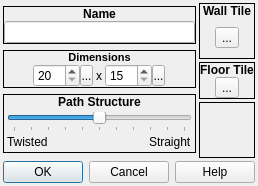
<?xml version="1.0" encoding="UTF-8"?>
<ui version="4.0">
 <class>RandomMapGenerator_Maze</class>
 <widget class="QDialog" name="RandomMapGenerator_Maze">
  <property name="geometry">
   <rect>
    <x>0</x>
    <y>0</y>
    <width>251</width>
    <height>186</height>
   </rect>
  </property>
  <property name="windowTitle">
   <string>Maze Generator</string>
  </property>
  <property name="windowIcon">
   <iconset resource="gui_icons.qrc">
    <normaloff>:/icons/openrpgmaker.png</normaloff>:/icons/openrpgmaker.png</iconset>
  </property>
  <property name="styleSheet">
   <string notr="true">.QFrame
{
	border-width: 1px;
	border-style: solid;
	border-color: palette(window-text);
}

.QFrame&gt;QLabel
{
	border-width: 0px;
	background-color: palette(window-text);
	color: palette(window);
	font-weight: bold;
}

.QFrame&gt;QCheckBox
{
	background-color: palette(window-text);
	border-width: 0px;
	border-style: none;
	color: palette(window);
	spacing: 3px;
	font-weight: bold;
	padding: 0px 0px 0px 3px;
}

.QFrame&gt;QCheckBox::indicator
{
	min-width: 8px;
	max-width: 8px;
	min-height: 8px;
	max-height: 8px;
	width: 8px;
	height: 8px;
	border-width: 2px;
	border-radius: 0px;
	border-style: ridge;
	border-color: palette(mid);
}

.QFrame&gt;QCheckBox::indicator:unchecked
{
	background-color: palette(base);
}

.QFrame&gt;QCheckBox::indicator:checked
{
	background-color: palette(window-text);
}

.QFrame&gt;QCheckBox::indicator:hover
{
	border-color: palette(highlight);
}</string>
  </property>
  <layout class="QVBoxLayout" name="verticalLayout_7">
   <property name="spacing">
    <number>3</number>
   </property>
   <property name="margin">
    <number>3</number>
   </property>
   <item>
    <layout class="QHBoxLayout" name="horizontalLayout_3">
     <property name="spacing">
      <number>3</number>
     </property>
     <item>
      <layout class="QVBoxLayout" name="verticalLayout_5">
       <property name="spacing">
        <number>3</number>
       </property>
       <item>
        <widget class="QFrame" name="frmName">
         <property name="sizePolicy">
          <sizepolicy hsizetype="Preferred" vsizetype="Fixed">
           <horstretch>0</horstretch>
           <verstretch>0</verstretch>
          </sizepolicy>
         </property>
         <property name="frameShape">
          <enum>QFrame::Box</enum>
         </property>
         <property name="frameShadow">
          <enum>QFrame::Plain</enum>
         </property>
         <layout class="QVBoxLayout" name="verticalLayout">
          <property name="spacing">
           <number>0</number>
          </property>
          <property name="margin">
           <number>0</number>
          </property>
          <item>
           <widget class="QLabel" name="lblName">
            <property name="sizePolicy">
             <sizepolicy hsizetype="Preferred" vsizetype="Fixed">
              <horstretch>0</horstretch>
              <verstretch>0</verstretch>
             </sizepolicy>
            </property>
            <property name="font">
             <font>
              <weight>75</weight>
              <bold>true</bold>
             </font>
            </property>
            <property name="text">
             <string>Name</string>
            </property>
            <property name="alignment">
             <set>Qt::AlignCenter</set>
            </property>
           </widget>
          </item>
          <item>
           <widget class="QLineEdit" name="leName">
            <property name="text">
             <string/>
            </property>
            <property name="maxLength">
             <number>24</number>
            </property>
           </widget>
          </item>
         </layout>
        </widget>
       </item>
       <item>
        <widget class="QFrame" name="frmDimensions">
         <property name="sizePolicy">
          <sizepolicy hsizetype="Preferred" vsizetype="Fixed">
           <horstretch>0</horstretch>
           <verstretch>0</verstretch>
          </sizepolicy>
         </property>
         <property name="frameShape">
          <enum>QFrame::Box</enum>
         </property>
         <property name="frameShadow">
          <enum>QFrame::Plain</enum>
         </property>
         <property name="lineWidth">
          <number>1</number>
         </property>
         <layout class="QVBoxLayout" name="verticalLayout_3">
          <property name="spacing">
           <number>0</number>
          </property>
          <property name="margin">
           <number>0</number>
          </property>
          <item>
           <widget class="QLabel" name="lblDimensions">
            <property name="sizePolicy">
             <sizepolicy hsizetype="Preferred" vsizetype="Fixed">
              <horstretch>0</horstretch>
              <verstretch>0</verstretch>
             </sizepolicy>
            </property>
            <property name="font">
             <font>
              <pointsize>8</pointsize>
              <weight>75</weight>
              <bold>true</bold>
             </font>
            </property>
            <property name="text">
             <string>Dimensions</string>
            </property>
            <property name="alignment">
             <set>Qt::AlignHCenter|Qt::AlignTop</set>
            </property>
           </widget>
          </item>
          <item>
           <widget class="QWidget" name="widget_8" native="true">
            <layout class="QHBoxLayout" name="horizontalLayout">
             <property name="spacing">
              <number>3</number>
             </property>
             <property name="margin">
              <number>0</number>
             </property>
             <item>
              <spacer name="horizontalSpacer_2">
               <property name="orientation">
                <enum>Qt::Horizontal</enum>
               </property>
               <property name="sizeHint" stdset="0">
                <size>
                 <width>40</width>
                 <height>20</height>
                </size>
               </property>
              </spacer>
             </item>
             <item>
              <widget class="QWidget" name="widget_2" native="true">
               <layout class="QHBoxLayout" name="horizontalLayout_4">
                <property name="spacing">
                 <number>0</number>
                </property>
                <property name="margin">
                 <number>0</number>
                </property>
                <item>
                 <widget class="QSpinBox" name="sbWidth">
                  <property name="sizePolicy">
                   <sizepolicy hsizetype="Fixed" vsizetype="Fixed">
                    <horstretch>0</horstretch>
                    <verstretch>0</verstretch>
                   </sizepolicy>
                  </property>
                  <property name="minimum">
                   <number>20</number>
                  </property>
                  <property name="maximum">
                   <number>512</number>
                  </property>
                  <property name="value">
                   <number>20</number>
                  </property>
                 </widget>
                </item>
                <item>
                 <widget class="SpinBoxSideButton" name="bWidthSpinButton">
                  <property name="minimumSize">
                   <size>
                    <width>13</width>
                    <height>21</height>
                   </size>
                  </property>
                  <property name="maximumSize">
                   <size>
                    <width>13</width>
                    <height>21</height>
                   </size>
                  </property>
                  <property name="text">
                   <string>...</string>
                  </property>
                  <property name="icon">
                   <iconset resource="gui_icons.qrc">
                    <normaloff>:/icons/spinBoxSideButton.png</normaloff>:/icons/spinBoxSideButton.png</iconset>
                  </property>
                  <property name="iconSize">
                   <size>
                    <width>8</width>
                    <height>16</height>
                   </size>
                  </property>
                 </widget>
                </item>
               </layout>
              </widget>
             </item>
             <item>
              <widget class="QLabel" name="label_2">
               <property name="sizePolicy">
                <sizepolicy hsizetype="Fixed" vsizetype="Preferred">
                 <horstretch>0</horstretch>
                 <verstretch>0</verstretch>
                </sizepolicy>
               </property>
               <property name="text">
                <string>x</string>
               </property>
              </widget>
             </item>
             <item>
              <widget class="QWidget" name="widget_3" native="true">
               <layout class="QHBoxLayout" name="horizontalLayout_5">
                <property name="spacing">
                 <number>0</number>
                </property>
                <property name="margin">
                 <number>0</number>
                </property>
                <item>
                 <widget class="QSpinBox" name="sbHeight">
                  <property name="sizePolicy">
                   <sizepolicy hsizetype="Fixed" vsizetype="Fixed">
                    <horstretch>0</horstretch>
                    <verstretch>0</verstretch>
                   </sizepolicy>
                  </property>
                  <property name="minimum">
                   <number>15</number>
                  </property>
                  <property name="maximum">
                   <number>512</number>
                  </property>
                 </widget>
                </item>
                <item>
                 <widget class="SpinBoxSideButton" name="bHeightSpinButton">
                  <property name="minimumSize">
                   <size>
                    <width>13</width>
                    <height>21</height>
                   </size>
                  </property>
                  <property name="maximumSize">
                   <size>
                    <width>13</width>
                    <height>21</height>
                   </size>
                  </property>
                  <property name="text">
                   <string>...</string>
                  </property>
                  <property name="icon">
                   <iconset resource="gui_icons.qrc">
                    <normaloff>:/icons/spinBoxSideButton.png</normaloff>:/icons/spinBoxSideButton.png</iconset>
                  </property>
                  <property name="iconSize">
                   <size>
                    <width>8</width>
                    <height>16</height>
                   </size>
                  </property>
                 </widget>
                </item>
               </layout>
              </widget>
             </item>
             <item>
              <spacer name="horizontalSpacer_3">
               <property name="orientation">
                <enum>Qt::Horizontal</enum>
               </property>
               <property name="sizeHint" stdset="0">
                <size>
                 <width>40</width>
                 <height>20</height>
                </size>
               </property>
              </spacer>
             </item>
            </layout>
           </widget>
          </item>
         </layout>
        </widget>
       </item>
       <item>
        <widget class="QFrame" name="frmPathStructure">
         <property name="sizePolicy">
          <sizepolicy hsizetype="Preferred" vsizetype="Fixed">
           <horstretch>0</horstretch>
           <verstretch>0</verstretch>
          </sizepolicy>
         </property>
         <property name="frameShape">
          <enum>QFrame::Box</enum>
         </property>
         <property name="frameShadow">
          <enum>QFrame::Plain</enum>
         </property>
         <layout class="QVBoxLayout" name="verticalLayout_2">
          <property name="spacing">
           <number>0</number>
          </property>
          <property name="margin">
           <number>0</number>
          </property>
          <item>
           <widget class="QLabel" name="lblPathStructure">
            <property name="sizePolicy">
             <sizepolicy hsizetype="Preferred" vsizetype="Fixed">
              <horstretch>0</horstretch>
              <verstretch>0</verstretch>
             </sizepolicy>
            </property>
            <property name="font">
             <font>
              <weight>75</weight>
              <bold>true</bold>
             </font>
            </property>
            <property name="text">
             <string>Path Structure</string>
            </property>
            <property name="alignment">
             <set>Qt::AlignCenter</set>
            </property>
           </widget>
          </item>
          <item>
           <widget class="QWidget" name="widget" native="true">
            <layout class="QVBoxLayout" name="verticalLayout_4">
             <property name="spacing">
              <number>0</number>
             </property>
             <property name="leftMargin">
              <number>3</number>
             </property>
             <property name="topMargin">
              <number>3</number>
             </property>
             <property name="rightMargin">
              <number>3</number>
             </property>
             <property name="bottomMargin">
              <number>0</number>
             </property>
             <item>
              <widget class="QSlider" name="sldrPathStructure">
               <property name="sizePolicy">
                <sizepolicy hsizetype="Preferred" vsizetype="Fixed">
                 <horstretch>0</horstretch>
                 <verstretch>0</verstretch>
                </sizepolicy>
               </property>
               <property name="minimum">
                <number>-25</number>
               </property>
               <property name="maximum">
                <number>25</number>
               </property>
               <property name="tracking">
                <bool>false</bool>
               </property>
               <property name="orientation">
                <enum>Qt::Horizontal</enum>
               </property>
               <property name="invertedAppearance">
                <bool>false</bool>
               </property>
               <property name="invertedControls">
                <bool>false</bool>
               </property>
               <property name="tickPosition">
                <enum>QSlider::TicksBelow</enum>
               </property>
               <property name="tickInterval">
                <number>5</number>
               </property>
              </widget>
             </item>
             <item>
              <layout class="QHBoxLayout" name="horizontalLayout_2">
               <property name="spacing">
                <number>0</number>
               </property>
               <item>
                <widget class="QLabel" name="lblTwisted">
                 <property name="text">
                  <string>Twisted</string>
                 </property>
                </widget>
               </item>
               <item>
                <spacer name="horizontalSpacer">
                 <property name="orientation">
                  <enum>Qt::Horizontal</enum>
                 </property>
                 <property name="sizeHint" stdset="0">
                  <size>
                   <width>40</width>
                   <height>20</height>
                  </size>
                 </property>
                </spacer>
               </item>
               <item>
                <widget class="QLabel" name="lblStraight">
                 <property name="text">
                  <string>Straight</string>
                 </property>
                </widget>
               </item>
              </layout>
             </item>
            </layout>
           </widget>
          </item>
         </layout>
        </widget>
       </item>
      </layout>
     </item>
     <item>
      <layout class="QVBoxLayout" name="verticalLayout_6">
       <property name="spacing">
        <number>3</number>
       </property>
       <item>
        <widget class="QFrame" name="frmWallTile">
         <property name="sizePolicy">
          <sizepolicy hsizetype="Preferred" vsizetype="Preferred">
           <horstretch>0</horstretch>
           <verstretch>0</verstretch>
          </sizepolicy>
         </property>
         <property name="frameShape">
          <enum>QFrame::Box</enum>
         </property>
         <property name="frameShadow">
          <enum>QFrame::Plain</enum>
         </property>
         <layout class="QVBoxLayout" name="verticalLayout_75">
          <property name="spacing">
           <number>0</number>
          </property>
          <property name="margin">
           <number>0</number>
          </property>
          <item>
           <widget class="QLabel" name="lblWallTile">
            <property name="sizePolicy">
             <sizepolicy hsizetype="Preferred" vsizetype="Fixed">
              <horstretch>0</horstretch>
              <verstretch>0</verstretch>
             </sizepolicy>
            </property>
            <property name="font">
             <font>
              <weight>75</weight>
              <bold>true</bold>
             </font>
            </property>
            <property name="text">
             <string>Wall Tile</string>
            </property>
            <property name="alignment">
             <set>Qt::AlignCenter</set>
            </property>
           </widget>
          </item>
          <item>
           <widget class="QWidget" name="widget_51" native="true">
            <layout class="QHBoxLayout" name="horizontalLayout_10">
             <property name="spacing">
              <number>0</number>
             </property>
             <property name="margin">
              <number>0</number>
             </property>
             <item>
              <widget class="TileButton" name="tbWallTile">
               <property name="text">
                <string>...</string>
               </property>
               <property name="icon">
                <iconset resource="gui_icons.qrc">
                 <normaloff>:/icons/addtile.png</normaloff>:/icons/addtile.png</iconset>
               </property>
               <property name="iconSize">
                <size>
                 <width>32</width>
                 <height>32</height>
                </size>
               </property>
              </widget>
             </item>
            </layout>
           </widget>
          </item>
         </layout>
        </widget>
       </item>
       <item>
        <widget class="QFrame" name="frmFloorTile">
         <property name="sizePolicy">
          <sizepolicy hsizetype="Preferred" vsizetype="Fixed">
           <horstretch>0</horstretch>
           <verstretch>0</verstretch>
          </sizepolicy>
         </property>
         <property name="frameShape">
          <enum>QFrame::Box</enum>
         </property>
         <property name="frameShadow">
          <enum>QFrame::Plain</enum>
         </property>
         <layout class="QVBoxLayout" name="verticalLayout_15">
          <property name="spacing">
           <number>0</number>
          </property>
          <property name="margin">
           <number>0</number>
          </property>
          <item>
           <widget class="QLabel" name="lblFloorTile">
            <property name="sizePolicy">
             <sizepolicy hsizetype="Preferred" vsizetype="Fixed">
              <horstretch>0</horstretch>
              <verstretch>0</verstretch>
             </sizepolicy>
            </property>
            <property name="font">
             <font>
              <weight>75</weight>
              <bold>true</bold>
             </font>
            </property>
            <property name="text">
             <string>Floor Tile</string>
            </property>
            <property name="alignment">
             <set>Qt::AlignCenter</set>
            </property>
           </widget>
          </item>
          <item>
           <widget class="QWidget" name="widget_54" native="true">
            <layout class="QHBoxLayout" name="horizontalLayout_14">
             <property name="spacing">
              <number>0</number>
             </property>
             <property name="margin">
              <number>0</number>
             </property>
             <item>
              <widget class="TileButton" name="tbFloorTile">
               <property name="text">
                <string>...</string>
               </property>
               <property name="icon">
                <iconset resource="gui_icons.qrc">
                 <normaloff>:/icons/addtile.png</normaloff>:/icons/addtile.png</iconset>
               </property>
               <property name="iconSize">
                <size>
                 <width>32</width>
                 <height>32</height>
                </size>
               </property>
              </widget>
             </item>
            </layout>
           </widget>
          </item>
         </layout>
        </widget>
       </item>
       <item>
        <widget class="QFrame" name="frame">
         <property name="frameShape">
          <enum>QFrame::Box</enum>
         </property>
         <property name="frameShadow">
          <enum>QFrame::Plain</enum>
         </property>
        </widget>
       </item>
      </layout>
     </item>
    </layout>
   </item>
   <item>
    <widget class="QDialogButtonBox" name="buttonBox">
     <property name="orientation">
      <enum>Qt::Horizontal</enum>
     </property>
     <property name="standardButtons">
      <set>QDialogButtonBox::Cancel|QDialogButtonBox::Help|QDialogButtonBox::Ok</set>
     </property>
    </widget>
   </item>
  </layout>
 </widget>
 <customwidgets>
  <customwidget>
   <class>SpinBoxSideButton</class>
   <extends>QToolButton</extends>
   <header>spinboxsidebutton.h</header>
  </customwidget>
  <customwidget>
   <class>TileButton</class>
   <extends>QToolButton</extends>
   <header>tilebutton.h</header>
  </customwidget>
 </customwidgets>
 <resources>
  <include location="gui_icons.qrc"/>
 </resources>
 <connections>
  <connection>
   <sender>buttonBox</sender>
   <signal>accepted()</signal>
   <receiver>RandomMapGenerator_Maze</receiver>
   <slot>accept()</slot>
   <hints>
    <hint type="sourcelabel">
     <x>248</x>
     <y>254</y>
    </hint>
    <hint type="destinationlabel">
     <x>157</x>
     <y>274</y>
    </hint>
   </hints>
  </connection>
  <connection>
   <sender>buttonBox</sender>
   <signal>rejected()</signal>
   <receiver>RandomMapGenerator_Maze</receiver>
   <slot>reject()</slot>
   <hints>
    <hint type="sourcelabel">
     <x>316</x>
     <y>260</y>
    </hint>
    <hint type="destinationlabel">
     <x>286</x>
     <y>274</y>
    </hint>
   </hints>
  </connection>
 </connections>
</ui>
